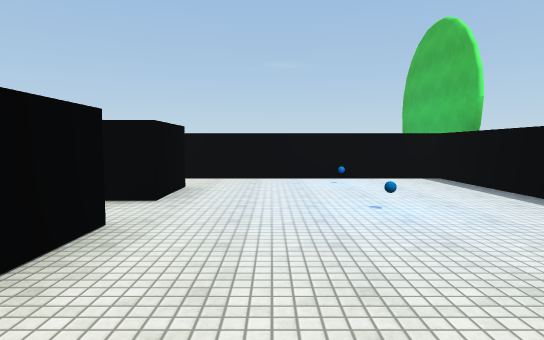
view 1 (above)

15 first-person views from a walk through a 3-D level made in the Unity game engine. The camera is 1.4 m above the floor, tilts 4° down and sees 75° across. The floor is counted in squares, 2 m on a side. Each view is taken from the middle of a square. On the plan, view 1 faces up. The plan holds only what a view shows up to about 11 squares ahead; the rest is blank. The place goes on beyond the plan. Surface patterns are stand-ins for the level's own textures.

view 2
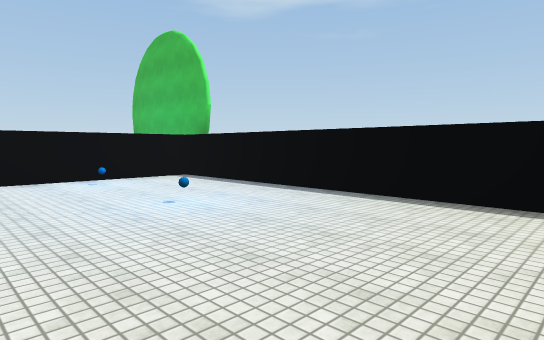

view 3
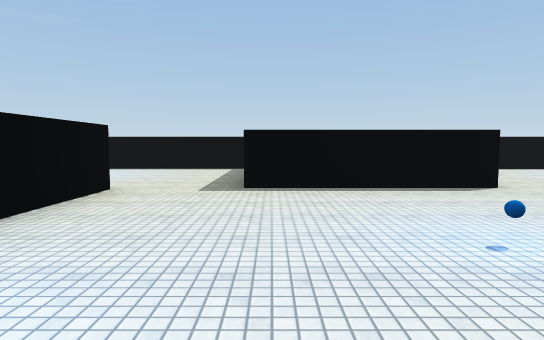

view 4
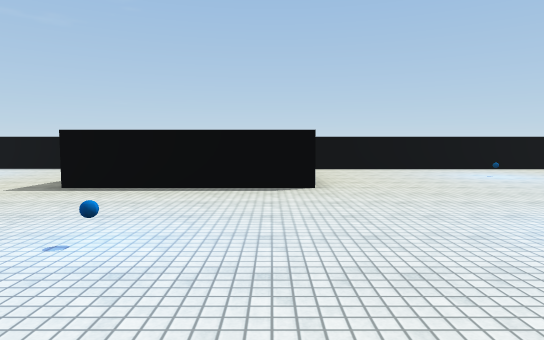

view 5
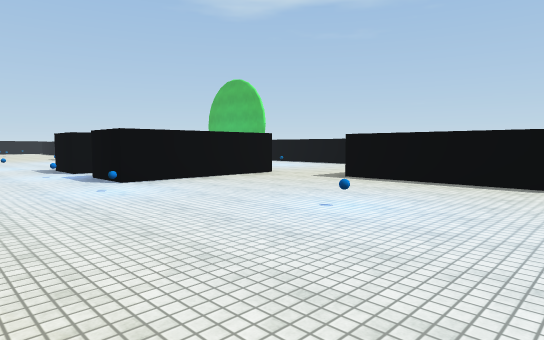

view 6
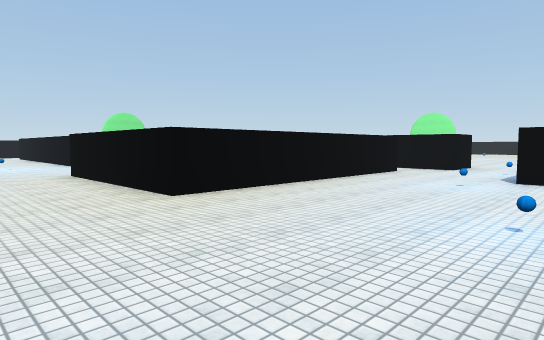

view 7
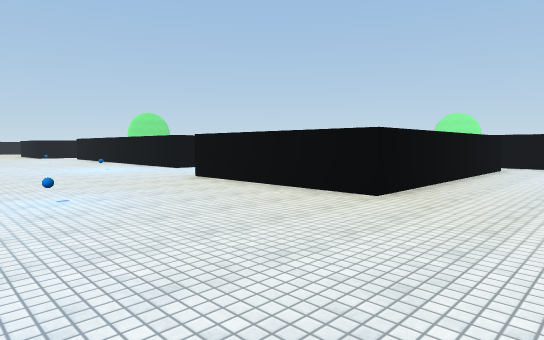

view 8
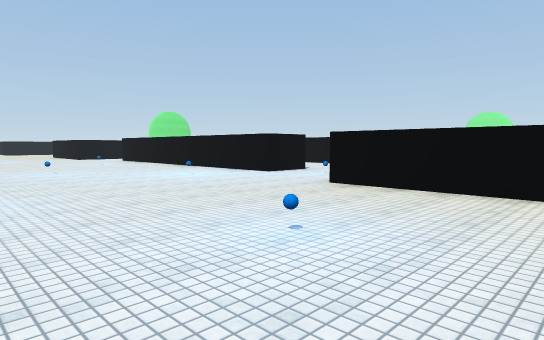

view 9
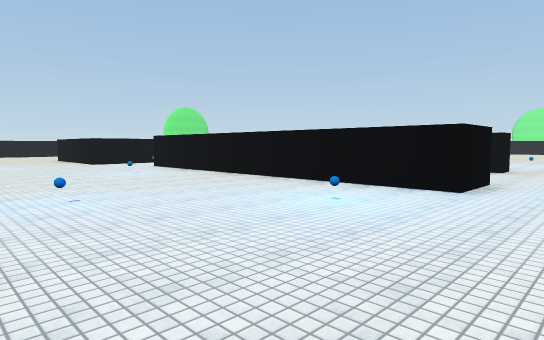

view 10
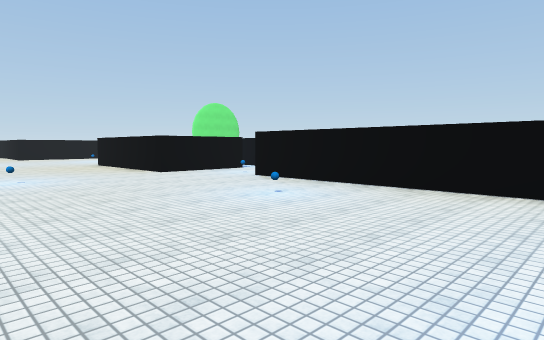

view 11
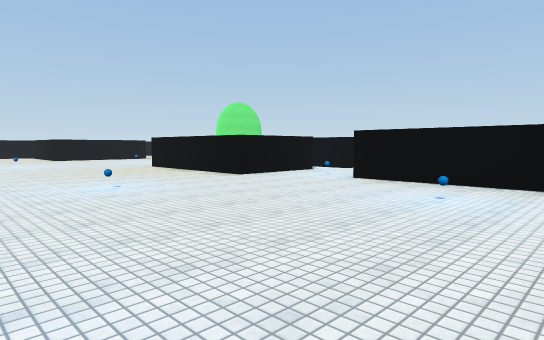

view 12
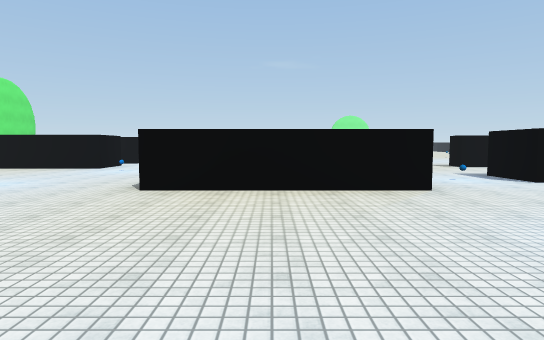

view 13
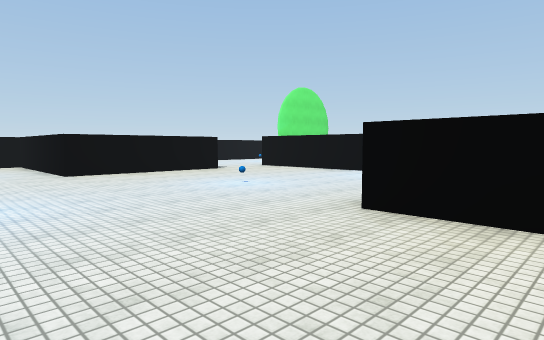

view 14
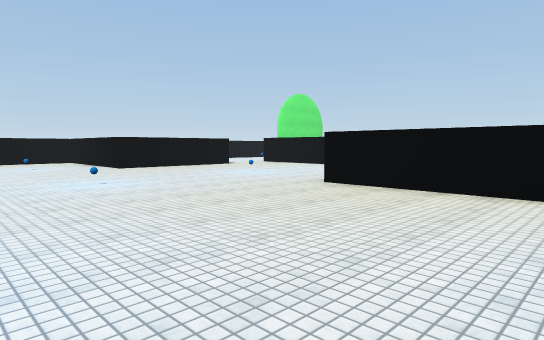

view 15
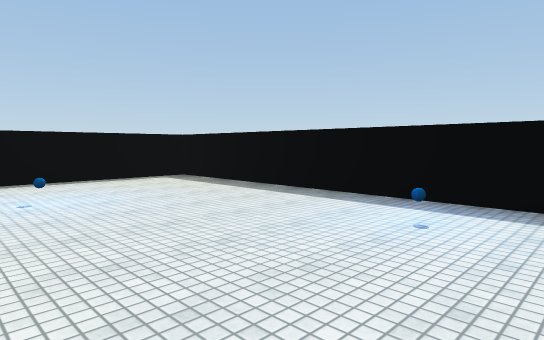

### Floor plan
Points are (right, up) in squares from view 1. A wall is a line through its corners. A room is listed if a view was taken in it or the views show most of it. See-through windows are left out.
Room 1 (views 1, 2)
walls: (-1.4, 5.9) (-1.4, 4.4); (3.5, -0.2) (3.5, 7.5) (-1.9, 7.5)
ways out: opening at (-1, 1.7) to room 2; opening at (-2.5, 7)
objects: other object (1, 4); other object (1, 6)
Room 2 (views 3, 4, 5, 6, 7, 8, 9, 10, 11, 12, 13, 14, 15)
walls: (-15.7, -2.4) (-25.1, -2.4); (-27.5, -2.5) (-27.5, -3.5) (-32.1, -3.5); (-8.4, 3.2) (-8.4, -3.5) (-13, -3.5); (-7.3, 4.4) (-9, 4.4); (-2.4, -12.5) (3.5, -12.5) (3.5, -5.2); (-1.2, -4.8) (-1.2, -0.5); (-4.9, 4.4) (-5.4, 4.4); (-1.4, 1.5) (-5.4, 1.5) (-5.4, 3.1); (-35.1, 1.5) (-38.1, 1.5); (-1.4, 4.4) (-2.1, 4.4); (-38.8, -0.5) (-38.8, -4.7) (-39.5, -4.7)
ways out: opening at (-1, 1.7) to room 1; opening at (-34, 1.3); opening at (-26.5, -1.5); opening at (-14.5, -1.5); opening at (-9.5, 4); opening at (-6.5, 5.5)
objects: other object (-35, -7); other object (-35, -3); other object (-34, 0); other object (-27, -7); other object (-23, -4); other object (-19, -7); other object (-17, -4); ball (-11, -7); other object (-6, 0); other object (-6, 4); ball (-5, -3); ball (-3, -11); other object (1, -9)

Where each view was taken, in squares from view 1:
view 1: 0 up, 0 right, facing up
view 2: 0 up, 1 left, facing up-right
view 3: 1 down, 7 left, facing right
view 4: 4 down, 7 left, facing right
view 5: 5 down, 8 left, facing up-right
view 6: 6 down, 4 left, facing up-left
view 7: 8 down, 6 left, facing up-left
view 8: 9 down, 9 left, facing up-left
view 9: 8 down, 14 left, facing up-left
view 10: 8 down, 19 left, facing up-left
view 11: 9 down, 21 left, facing up-left
view 12: 9 down, 30 left, facing up
view 13: 7 down, 30 left, facing up-left
view 14: 9 down, 28 left, facing up-left
view 15: 8 down, 4 left, facing down-right
